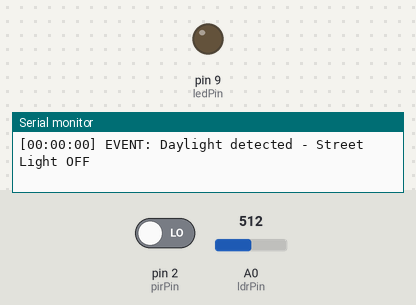
A sketch run on a simulated Arduino Uno, built with avr-gcc and run on an emulated ATmega328P. On the bench: output pins drawn as LEDs (lit = HIGH), the last lines printed to the serial monitor. The test bench sets the inputs (shaded band); at power-on: A0 (ldrPin) = 512, pin 2 (pirPin) LOW.

Above: at 1.2 s.
1.3 s: A0 (ldrPin) set to 485
At 2.5 s:
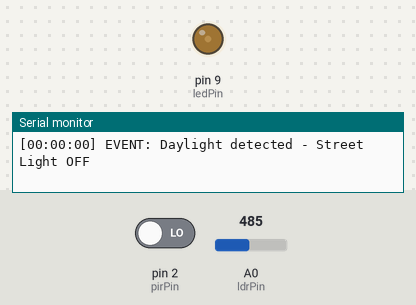
2.8 s: A0 (ldrPin) set to 510
At 3.6 s:
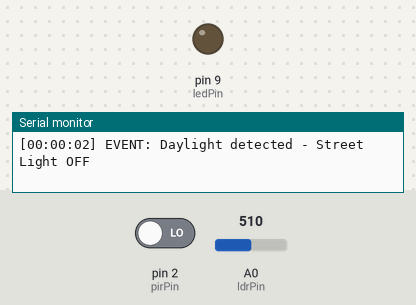
4.3 s: A0 (ldrPin) set to 490
At 4.7 s:
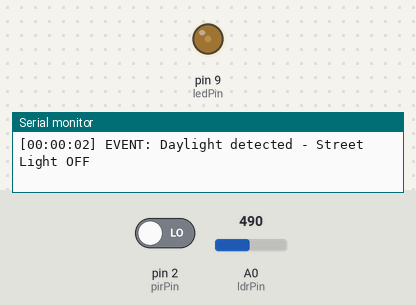
5.8 s: pin 2 (pirPin) driven HIGH
At 7.0 s:
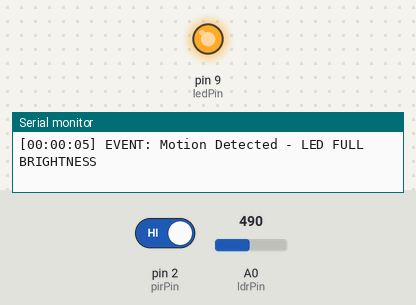
7.3 s: A0 (ldrPin) set to 511
At 8.2 s:
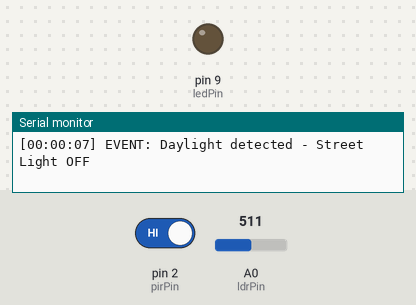
Timing chart, 0 to 9.8 s (numbered marks = the images above; inputs shaded):
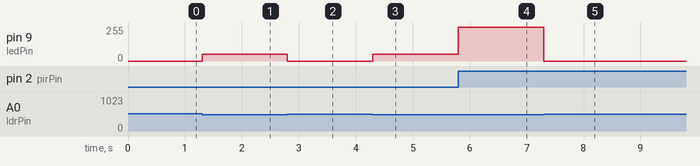

The sketch:

smart_street_light.ino
```cpp
const int ldrPin = A0;
const int pirPin = 2;
const int ledPin = 9;

const int threshold = 500;

bool isNight = false;
bool motionActive = false;

unsigned long motionStart = 0;

bool lastDayState = false;
bool lastMotionState = false;

void printTime() {
  unsigned long totalSeconds = millis() / 1000;

  int hh = totalSeconds / 3600;
  int mm = (totalSeconds % 3600) / 60;
  int ss = totalSeconds % 60;

  if (hh < 10) Serial.print("0");
  Serial.print(hh);
  Serial.print(":");

  if (mm < 10) Serial.print("0");
  Serial.print(mm);
  Serial.print(":");

  if (ss < 10) Serial.print("0");
  Serial.print(ss);
}

void logEvent(String msg) {
  Serial.print("[");
  printTime();
  Serial.print("] EVENT: ");
  Serial.println(msg);
}

void setup() {

  pinMode(ledPin, OUTPUT);
  pinMode(pirPin, INPUT);

  Serial.begin(9600);
}

void loop() {

  int light = analogRead(ldrPin);

  isNight = (light < threshold);

  // DAY MODE
  if (!isNight) {

    analogWrite(ledPin, 0);

    if (!lastDayState) {
      logEvent("Daylight detected - Street Light OFF");
      lastDayState = true;
    }

    motionActive = false;
    lastMotionState = false;

    return;
  }

  lastDayState = false;

  bool motion = digitalRead(pirPin);

  // Motion detected only once
  if (motion && !lastMotionState) {

    motionStart = millis();
    motionActive = true;

    logEvent("Motion Detected - LED FULL BRIGHTNESS");
  }

  lastMotionState = motion;

  if (motionActive) {

    if (millis() - motionStart < 30000) {

      analogWrite(ledPin, 255);

    } else {

      analogWrite(ledPin, 51);

      logEvent("No Motion - LED DIM (20%)");

      motionActive = false;
    }

  } else {

    analogWrite(ledPin, 51);

  }

}
```

Measured:
- the behaviour switches between 500 and 499 on A0 (ldrPin) (found by bisection; images 0 and 1)
- after the input at 1.3 s, pin 9 (ledPin): 0/255 → 51/255 at once
- after the input at 2.8 s, pin 9 (ledPin): 51/255 → 0/255 at once
- after the input at 4.3 s, pin 9 (ledPin): 0/255 → 51/255 at once
- after the input at 5.8 s, pin 9 (ledPin): 51/255 → 255/255 at once
- after the input at 7.3 s, pin 9 (ledPin): 255/255 → 0/255 at once
